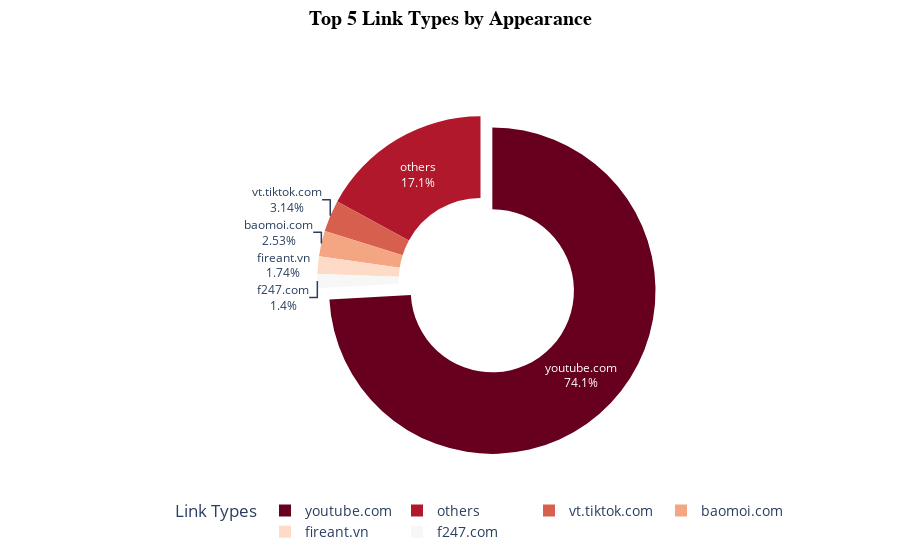

The notebook cell saved with this chart:
### Code cell
import plotly.express as px

# Lấy 5 loại link phổ biến nhất
top_5_links = link_type_counts['link_type'][:5].tolist()

# Thay thế các loại link ít phổ biến bằng 'others'
links_df['link_type'] = links_df['link_type'].apply(lambda x: x if x in top_5_links else 'others')

# Đếm số lần xuất hiện của từng loại link
link_type_counts = links_df['link_type'].value_counts().reset_index()
link_type_counts.columns = ['link_type', 'count']

# Tạo pie chart cải tiến
fig = px.pie(
    link_type_counts, 
    values='count', 
    names='link_type', 
    title='Top 5 Link Types by Appearance',
    color_discrete_sequence=px.colors.sequential.RdBu,  # Chọn bảng màu đẹp mắt
    hole=0.5  # Biểu đồ dạng Donut
)

# Tùy chỉnh hiển thị
fig.update_traces(
    textinfo='percent+label',  # Hiển thị cả tên và phần trăm
    hoverinfo='label+percent+value',  # Chi tiết khi di chuột
    pull=[0.1, 0, 0, 0, 0]  # Làm nổi bật loại link có tần suất cao nhất
)

fig.update_layout(
    title=dict(
        text='Top 5 Link Types by Appearance',
        font=dict(size=20, family='Arial', color='black', weight='bold'),
        x=0.5,  # Căn giữa tiêu đề
        y= 0.98
    ),
    legend=dict(
        title="Link Types",
        font=dict(size=14),
        orientation="h",  # Hiển thị chú thích ngang
        x=0.5,
        xanchor="center",
        y=-0.1  # Vị trí dưới biểu đồ
    )
)

# Hiển thị biểu đồ
fig.show()

### Figure 1 — Plotly figure (JSON) as saved in the notebook; plotly's stock layout.template omitted (floating-point values rounded to 4 significant figures)
{"data": [{"domain": {"x": [0, 1], "y": [0, 1]}, "hole": 0.5, "hoverinfo": "label+percent+value", "hovertemplate": "link_type=%{label}<br>count=%{value}<extra></extra>", "labels": ["youtube.com", "others", "vt.tiktok.com", "baomoi.com", "fireant.vn", "f247.com"], "legendgroup": "", "name": "", "pull": [0.1, 0, 0, 0, 0], "showlegend": true, "textinfo": "percent+label", "type": "pie", "values": [7899, 1817, 334, 269, 185, 149]}], "layout": {"legend": {"font": {"size": 14}, "orientation": "h", "title": {"text": "Link Types"}, "tracegroupgap": 0, "x": 0.5, "xanchor": "center", "y": -0.1}, "piecolorway": ["rgb(103,0,31)", "rgb(178,24,43)", "rgb(214,96,77)", "rgb(244,165,130)", "rgb(253,219,199)", "rgb(247,247,247)", "rgb(209,229,240)", "rgb(146,197,222)", "rgb(67,147,195)", "rgb(33,102,172)", "rgb(5,48,97)"], "title": {"font": {"color": "black", "family": "Arial", "size": 20, "weight": "bold"}, "text": "Top 5 Link Types by Appearance", "x": 0.5, "y": 0.98}}}
